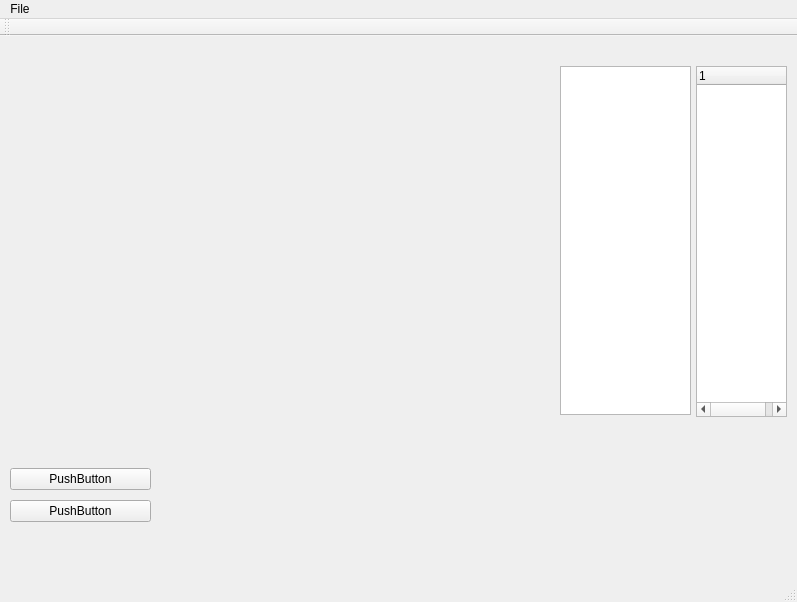
<?xml version="1.0" encoding="UTF-8"?>
<ui version="4.0">
 <class>MainWindow</class>
 <widget class="QMainWindow" name="MainWindow">
  <property name="geometry">
   <rect>
    <x>0</x>
    <y>0</y>
    <width>797</width>
    <height>602</height>
   </rect>
  </property>
  <property name="windowTitle">
   <string>MainWindow</string>
  </property>
  <widget class="QVTKOpenGLNativeWidget" name="centralwidget">
   <widget class="QWidget" name="layoutWidget">
    <property name="geometry">
     <rect>
      <x>10</x>
      <y>380</y>
      <width>141</width>
      <height>110</height>
     </rect>
    </property>
    <layout class="QVBoxLayout" name="verticalLayout">
     <item>
      <spacer name="horizontalSpacer">
       <property name="orientation">
        <enum>Qt::Horizontal</enum>
       </property>
       <property name="sizeHint" stdset="0">
        <size>
         <width>68</width>
         <height>48</height>
        </size>
       </property>
      </spacer>
     </item>
     <item>
      <widget class="QPushButton" name="pushButton_2">
       <property name="text">
        <string>PushButton</string>
       </property>
      </widget>
     </item>
     <item>
      <widget class="QPushButton" name="pushButton">
       <property name="text">
        <string>PushButton</string>
       </property>
      </widget>
     </item>
    </layout>
   </widget>
   <widget class="QVTKOpenGLNativeWidget" name="vtkWidget" native="true">
    <property name="geometry">
     <rect>
      <x>9</x>
      <y>10</y>
      <width>531</width>
      <height>361</height>
     </rect>
    </property>
   </widget>
   <widget class="QTreeView" name="treeView">
    <property name="geometry">
     <rect>
      <x>560</x>
      <y>30</y>
      <width>131</width>
      <height>349</height>
     </rect>
    </property>
    <property name="contextMenuPolicy">
     <enum>Qt::ActionsContextMenu</enum>
    </property>
   </widget>
   <widget class="QTreeWidget" name="treeWidget">
    <property name="geometry">
     <rect>
      <x>696</x>
      <y>30</y>
      <width>91</width>
      <height>351</height>
     </rect>
    </property>
    <column>
     <property name="text">
      <string notr="true">1</string>
     </property>
    </column>
   </widget>
  </widget>
  <widget class="QMenuBar" name="menubar">
   <property name="geometry">
    <rect>
     <x>0</x>
     <y>0</y>
     <width>797</width>
     <height>17</height>
    </rect>
   </property>
   <widget class="QMenu" name="menuFile">
    <property name="title">
     <string>File</string>
    </property>
    <addaction name="actionOpen_File"/>
   </widget>
   <addaction name="menuFile"/>
  </widget>
  <widget class="QStatusBar" name="statusBar"/>
  <widget class="QToolBar" name="toolBar">
   <property name="windowTitle">
    <string>toolBar</string>
   </property>
   <attribute name="toolBarArea">
    <enum>TopToolBarArea</enum>
   </attribute>
   <attribute name="toolBarBreak">
    <bool>false</bool>
   </attribute>
  </widget>
  <action name="actionOpen_File">
   <property name="icon">
    <iconset resource="icons.qrc">
     <normaloff>:/icons/fileopen.png</normaloff>:/icons/fileopen.png</iconset>
   </property>
   <property name="text">
    <string>Open File</string>
   </property>
   <property name="menuRole">
    <enum>QAction::NoRole</enum>
   </property>
  </action>
  <action name="actionItem_Options">
   <property name="text">
    <string>Item Options</string>
   </property>
   <property name="toolTip">
    <string>Item Options</string>
   </property>
   <property name="menuRole">
    <enum>QAction::NoRole</enum>
   </property>
  </action>
 </widget>
 <customwidgets>
  <customwidget>
   <class>QVTKOpenGLNativeWidget</class>
   <extends>QWidget</extends>
   <header>qvtkopenglnativewidget.h</header>
   <container>1</container>
  </customwidget>
 </customwidgets>
 <resources>
  <include location="icons.qrc"/>
 </resources>
 <connections/>
</ui>
